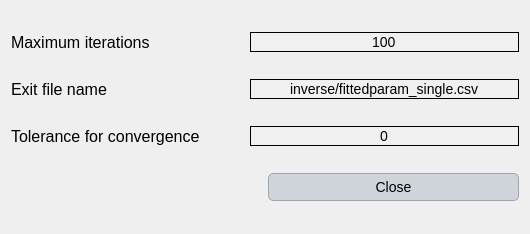
<?xml version="1.0" encoding="UTF-8"?>
<ui version="4.0">
 <class>Dialog</class>
 <widget class="QDialog" name="Dialog">
  <property name="geometry">
   <rect>
    <x>0</x>
    <y>0</y>
    <width>530</width>
    <height>234</height>
   </rect>
  </property>
  <property name="windowTitle">
   <string>Dialog</string>
  </property>
  <property name="styleSheet">
   <string notr="true">QLabel {
    font-family: 'Georgia'; /* Cambiar la fuente a Georgia */
    font-size: 16px; /* Cambiar el tamaño de la fuente */
    color: #000000; /* Color del texto (blanco) */
}

QLineEdit {
    font-family: 'Georgia'; /* Cambiar la fuente a Georgia */
    font-size: 14px; /* Cambiar el tamaño de la fuente */
    color: #000000; /* Color del texto (blanco) */
    background-color: #f0f0f0; /* Color de fondo del QLineEdit */
    border: 1px solid #000000; /* Borde blanco */
}

QComboBox {
    font-family: 'Georgia'; /* Cambiar la fuente a Georgia */
    font-size: 14px; /* Cambiar el tamaño de la fuente */
    color: #000000; /* Color del texto (blanco) */
    background-color: #cfd4da; /* Fondo oscuro del ComboBox */
}

QRadioButton {
    font-family: 'Georgia'; /* Cambiar la fuente a Georgia */
    font-size: 14px; /* Cambiar el tamaño de la fuente */
    color: #000000; /* Color del texto (blanco) */
}

QCheckBox {
    font-family: 'Georgia'; /* Cambiar la fuente a Georgia */
    font-size: 14px; /* Cambiar el tamaño de la fuente */
    color: #000000; /* Color del texto (blanco) */
}

/* Cambiar la fuente y estilo de los QPushButton */
QPushButton {
    font-family: 'Georgia'; /* Cambiar la fuente */
    font-size: 14px; /* Cambiar el tamaño de la fuente */
    color: #000000; /* Color del texto negro */
    background-color: #cfd4da; /* Fondo gris claro */
    border: 1px solid #a1a6ad; /* Borde gris medio */
    border-radius: 5px; /* Bordes redondeados */
    padding: 5px; /* Espaciado interno */
}

/* Estilo cuando el ratón pasa sobre el botón */
QPushButton:hover {
    color: #000000; /* Mantener el texto negro */
    background-color: #b7bcc3; /* Fondo gris un poco más oscuro al pasar el mouse */
}

/* Estilo cuando el botón está presionado */
QPushButton:pressed {
    background-color: #a6acb3; /* Fondo ligeramente más oscuro al presionar */
    color: #000000; /* Mantener el texto negro cuando se presiona */
}



/* Estilo general para QTableWidget y QTableView */
QTableWidget, QTableView {
    font-family: 'Georgia'; /* Cambiar la fuente a Georgia */
    font-size: 14px; /* Tamaño de la fuente */
    color: #000000; /* Color del texto negro */
    background-color: #e6e9ed; /* Fondo gris claro para la tabla */
    gridline-color: #a1a6ad; /* Color de las líneas de la tabla (gris medio) */
    selection-background-color: #b7bcc3; /* Color de fondo cuando se selecciona una celda (gris suave) */
    selection-color: #000000; /* Color del texto cuando la celda está seleccionada (negro) */
}

/* Estilo para el encabezado horizontal de la tabla */
QHeaderView::section {
    font-family: 'Georgia'; /* Cambiar la fuente a Georgia */
    font-size: 14px; /* Tamaño de la fuente */
    color: #000000; /* Color del texto negro */
    background-color: #cfd4da; /* Fondo gris claro del encabezado */
    border: 1px solid #a1a6ad; /* Borde gris medio entre las secciones */
    padding: 4px; /* Espaciado interno en el encabezado */
}

/* Estilo para las celdas de la tabla al pasar el mouse */
QTableWidget::item:hover, QTableView::item:hover {
    background-color: #b7bcc3; /* Fondo gris suave al pasar el mouse */
    color: #000000; /* Mantener el texto negro */
}

/* Estilo para las celdas cuando están seleccionadas */
QTableWidget::item:selected, QTableView::item:selected {
    background-color: #a6acb3; /* Fondo gris intermedio cuando está seleccionado */
    color: #000000; /* Texto negro cuando está seleccionado */
}

/* Ajustar el tamaño de las celdas */
QTableWidget::item, QTableView::item {
    padding: 4px; /* Espaciado interno de las celdas */
}

/* Estilo para el borde inferior de la tabla */
QTableCornerButton::section {
    background-color: #cfd4da; /* Fondo del botón de esquina */
    border: 1px solid #a1a6ad; /* Borde gris medio del botón de esquina */
}</string>
  </property>
  <layout class="QGridLayout" name="gridLayout">
   <item row="3" column="1">
    <widget class="QPushButton" name="close_dialog">
     <property name="text">
      <string>Close</string>
     </property>
    </widget>
   </item>
   <item row="2" column="0" colspan="2">
    <layout class="QHBoxLayout" name="horizontalLayout_4">
     <item>
      <widget class="QLabel" name="label_4">
       <property name="minimumSize">
        <size>
         <width>233</width>
         <height>0</height>
        </size>
       </property>
       <property name="text">
        <string>Tolerance for convergence</string>
       </property>
      </widget>
     </item>
     <item>
      <widget class="QLineEdit" name="tolerance">
       <property name="cursor">
        <cursorShape>IBeamCursor</cursorShape>
       </property>
       <property name="text">
        <string>0</string>
       </property>
       <property name="alignment">
        <set>Qt::AlignCenter</set>
       </property>
      </widget>
     </item>
    </layout>
   </item>
   <item row="0" column="0" colspan="2">
    <layout class="QHBoxLayout" name="horizontalLayout">
     <item>
      <widget class="QLabel" name="label">
       <property name="minimumSize">
        <size>
         <width>233</width>
         <height>0</height>
        </size>
       </property>
       <property name="text">
        <string>Maximum iterations</string>
       </property>
      </widget>
     </item>
     <item>
      <widget class="QLineEdit" name="max_iterations">
       <property name="text">
        <string>100</string>
       </property>
       <property name="alignment">
        <set>Qt::AlignCenter</set>
       </property>
      </widget>
     </item>
    </layout>
   </item>
   <item row="1" column="0" colspan="2">
    <layout class="QHBoxLayout" name="horizontalLayout_2">
     <item>
      <widget class="QLabel" name="label_2">
       <property name="minimumSize">
        <size>
         <width>233</width>
         <height>0</height>
        </size>
       </property>
       <property name="text">
        <string>Exit file name</string>
       </property>
      </widget>
     </item>
     <item>
      <widget class="QLineEdit" name="exit_file">
       <property name="text">
        <string>inverse/fittedparam_single.csv</string>
       </property>
       <property name="alignment">
        <set>Qt::AlignCenter</set>
       </property>
      </widget>
     </item>
    </layout>
   </item>
  </layout>
 </widget>
 <resources/>
 <connections/>
</ui>
